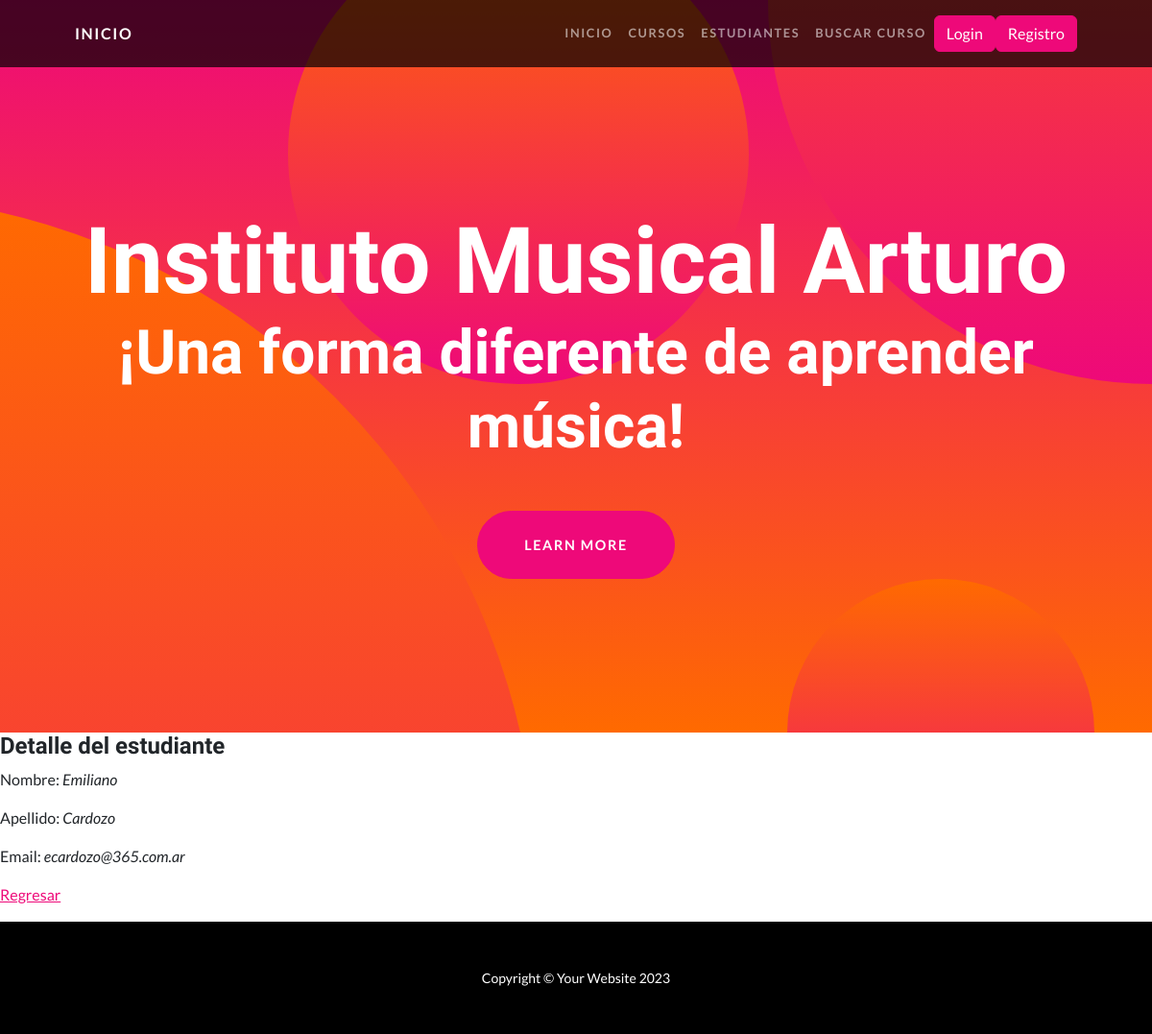
The page /estudiantes/1/detalle on the database its author committed.
### app_music/models.py (models this page shows)
class Estudiante(models.Model):
    nombre = models.CharField(max_length=40)
    apellido = models.CharField(max_length=20)
    email = models.EmailField(max_length=40)

### app_music/views.py (the view)
# urls.py: path('estudiantes/<pk>/detalle', views.EstudianteDetailView.as_view(), name ="EstudianteDetalle"),
class EstudianteDetailView(DetailView):
    model = Estudiante
    template_name = "app_music/estudiante_detalle.html"

### app_music/templates/app_music/estudiante_detalle.html (shortened to what this page needs)
{% extends 'app_music/base.html' %}
{% load static %}
{% block main %}
<h4>Detalle del estudiante</h4>
<p>Nombre: <i>{{estudiante.nombre}}</i></p>
<p>Apellido: <i>{{estudiante.apellido}}</i></p>
<p>Email: <i>{{estudiante.email}}</i></p>
<p>
    <a href="{% url 'ListarEstudiantes'%}">Regresar</a>
</p>
{% endblock main %}

### rows shown on the page
Estudiante: nombre "Emiliano", apellido "Cardozo", email "ecardozo@365.com.ar"
